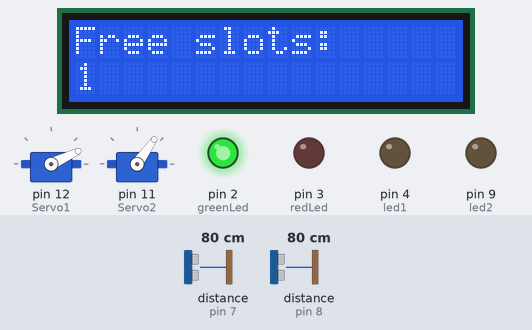
This sketch was run on a simulated Arduino Uno, built with avr-gcc and run on an emulated ATmega328P. Shown: 2 × servo, 16×2 character LCD, output pins drawn as LEDs (lit = HIGH). Wiring (inferred from the names in the program): 2 × ultrasonic range finder: trigger pin 5, echo pin 8 / trigger pin 6, echo pin 7. Dashed ring = blinking. Inputs (shaded band) come from the test bench; at power-on: distance to the obstacle (sensors on pin 7, pin 8) 80 cm. The echo pulse lasts 58.3 µs per cm; pins used as bus, display or sensor lines are not drawn; what the sketch prints to the serial monitor is not drawn.

Above: at 1.2 s.
1.3 s: distance to the obstacle (sensor on pin 7) set to 12 cm
4.3 s: distance to the obstacle (sensor on pin 7) set to 9 cm
At 4.56 s:
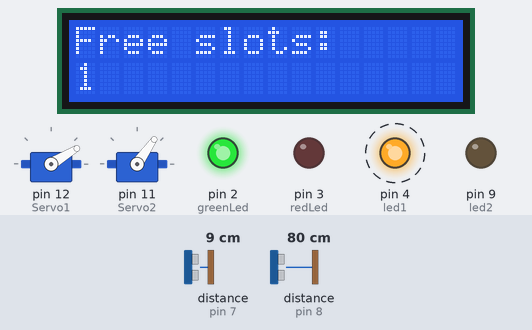
At 6.2 s:
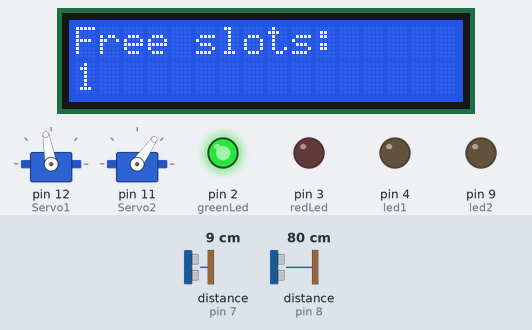
6.3 s: distance to the obstacle (sensor on pin 8) set to 12 cm
9.3 s: distance to the obstacle (sensor on pin 8) set to 9 cm
At 12.3 s:
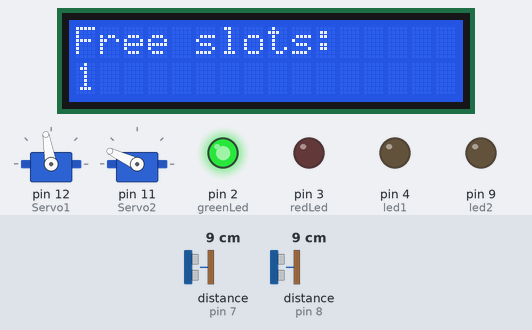
Timing chart, 0 to 13.8 s (numbered marks = the images above; inputs shaded):
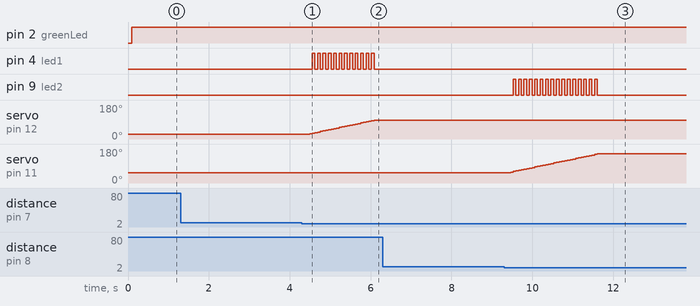

The sketch:

parking.ino
```cpp
#include <Servo.h>
#include <Wire.h>
#include <LiquidCrystal_I2C.h>


Servo Servo1;
Servo Servo2;

// Sensore 1
#define trigPin1 6
#define echoPin1 7

// Sensore 2
#define trigPin2 5
#define echoPin2 8

// Stati sbarra
enum State { DOWN, GOING_UP, WAITING, GOING_DOWN };

State state1 = DOWN;
State state2 = DOWN;

int pos1 = 25;
int pos2 = 55;
bool stateled2= false;
bool stateled1= false;

// Led
#define greenLed 2
#define redLed 3
#define led1 4
#define led2 9

int accensione;
int spegnimento;


unsigned long waitStart1 = 0;
unsigned long waitStart2 = 0;


// =============== PARCHEGGIO ===============
int capacity = 2;      // totale posti disponibili
int carsInside = 1;     // auto attualmente nel parcheggio
int freeSlots = 0;      // posti liberi
// ==========================================

LiquidCrystal_I2C lcd(0x27, 16, 2);  // LCD I2C 16x2

int tolleranza = 10;

int delayMov = 50;    // tempo tra un movimento e l’altro
unsigned long lastMove1 = 0;
unsigned long lastMove2 = 0;

long readUltrasonic(int trig, int echo) {
  digitalWrite(trig, LOW);
  delayMicroseconds(5);
  digitalWrite(trig, HIGH);
  delayMicroseconds(10);
  digitalWrite(trig, LOW);
  long duration = pulseIn(echo, HIGH, 25000); // timeout di sicurezza
  return duration / 58;
}

// Caso di lettura non corretta del sensore
bool stableDetect1(long cm) {
  static int count1 = 0;
  if (cm > 0 && cm < tolleranza) count1++;
  else count1 = 0;
  return count1 >= 2;
}

bool stableDetect2(long cm) {
  static int count2 = 0;
  if (cm > 0 && cm < tolleranza) count2++;
  else count2 = 0;
  return count2 >= 2;
}


bool objectDetected(long cm) {
  if (cm == 0) return false;   // 0 significa nessuna eco → nessun oggetto
  return (cm < tolleranza);
}
void updateLCD() {
  lcd.clear();
  lcd.setCursor(0, 0);
  lcd.print("Free slots:");
  lcd.setCursor(0, 1);
  lcd.print(freeSlots);
}

void setup() {
  Serial.begin(9600);

  pinMode(trigPin1, OUTPUT);
  pinMode(echoPin1, INPUT);
  pinMode(trigPin2, OUTPUT);
  pinMode(echoPin2, INPUT);
  pinMode(greenLed, OUTPUT);
  pinMode(redLed, OUTPUT);
  pinMode(led1, OUTPUT);
  pinMode(led2, OUTPUT);


  Servo1.attach(12);
  Servo2.attach(11);
  Servo1.write(pos1);
  Servo2.write(pos2);


  freeSlots = capacity - carsInside; // inizializza
  lcd.init();      // Inizializza il display
  lcd.backlight(); // Accende la retroilluminazione
  updateLCD();


}

void loop() {

  long cm1 = readUltrasonic(trigPin1, echoPin1);
  long cm2 = readUltrasonic(trigPin2, echoPin2);

  unsigned long now = millis();
  if (freeSlots != 0) {
    digitalWrite(greenLed, HIGH);
    digitalWrite(redLed, LOW);
  }
  else{
    digitalWrite(greenLed, LOW);
    digitalWrite(redLed, HIGH);
  }


  // ------------------------ SBARRA 1 --------------------------
  switch (state1) {

    case DOWN: // Abbassata completamente

    if (stableDetect1(cm1) && freeSlots > 0) {
       state1 = GOING_UP;
    }

      break;

    case GOING_UP:
      if (now - lastMove1 > delayMov) {
        lastMove1 = now;
        pos1 += 3;
        digitalWrite(led1, stateled1);
        stateled1 = !stateled1;
        if (pos1 >= 100) {
          pos1 = 100;
          digitalWrite(led1, LOW);
          state1 = WAITING;
        }
        Servo1.write(pos1);
      }
      break;

    case WAITING:
      if (cm1 >= tolleranza) {
        waitStart1 = now;
        state1 = GOING_DOWN;
      }
      break;

    case GOING_DOWN:
      if (now - waitStart1 > 3000) {
        lastMove1 = now;
        pos1 -= 3;
        digitalWrite(led1, stateled1);
        stateled1 = !stateled1;
        if (pos1 <= 25) {
          pos1 = 25;
          state1 = DOWN;
          digitalWrite(led1, LOW);
          carsInside++;
          freeSlots = capacity - carsInside;
          updateLCD();
        }
        Servo1.write(pos1);
      }
      break;
  }

  // ------------------------ SBARRA 2 --------------------------
  switch (state2) {

    case DOWN:
      if (stableDetect2(cm2) && freeSlots < 2) {
          state2 = GOING_UP;
      }

      break;

    case GOING_UP:
      if (now - lastMove2 > delayMov) {
        lastMove2 = now;
        pos2 += 3;
        digitalWrite(led2, stateled2);
        stateled2 = !stateled2;
        if (pos2 >= 155) {
          pos2 = 155;
          digitalWrite(led2, LOW);
          state2 = WAITING;

        }
        Servo2.write(pos2);
      }
      break;

    case WAITING:
      if (cm2 >= tolleranza) {
        waitStart2 = now;
        state2 = GOING_DOWN;
      }
      break;

    case GOING_DOWN:
      if (now - waitStart2 > 3000) {
        lastMove2 = now;
        pos2 -= 3;
        digitalWrite(led2, stateled2);
        stateled2 = !stateled2;
        if (pos2 <= 55) {
          pos2 = 55;
          digitalWrite(led2, LOW);
          state2 = DOWN;
          carsInside--;
          freeSlots = capacity - carsInside;
          updateLCD();
        }
        Servo2.write(pos2);
      }
      break;
  }\

  // Stampa diagnostica
  Serial.print("Cm1: "); Serial.print(cm1);
  Serial.print("\t Pos1: "); Serial.print(pos1);
  Serial.print("\t State1: "); Serial.print(state1);

  Serial.print("   |   Cm2: "); Serial.print(cm2);
  Serial.print("\t Pos2: "); Serial.print(pos2);
  Serial.print("\t State2: "); Serial.println(state2);
}
```

Measured:
- the behaviour switches between 11 and 10 cm on distance to the obstacle (sensor on pin 7) (found by bisection; images 0 and 1)
- the behaviour switches between 11 and 10 cm on distance to the obstacle (sensor on pin 8) (found by bisection; images 2 and 3)
- after the input at 1.3 s, every drawn part: stays the same
- after the input at 4.3 s, pin 4 (led1): alternates HIGH for 0.07 s and LOW for 0.07 s, starting after 0.26 s; servo on pin 12 (Servo1): moves from 25° to 100° over 1.6 s, starting after 0.19 s
- after the input at 6.3 s, every drawn part: stays the same
- after the input at 9.3 s, pin 9 (led2): alternates HIGH for 0.07 s and LOW for 0.07 s, 32 changes in all, then stays LOW, starting after 0.23 s; servo on pin 11 (Servo2): moves from 55° to 155° over 2.2 s, starting after 0.16 s
